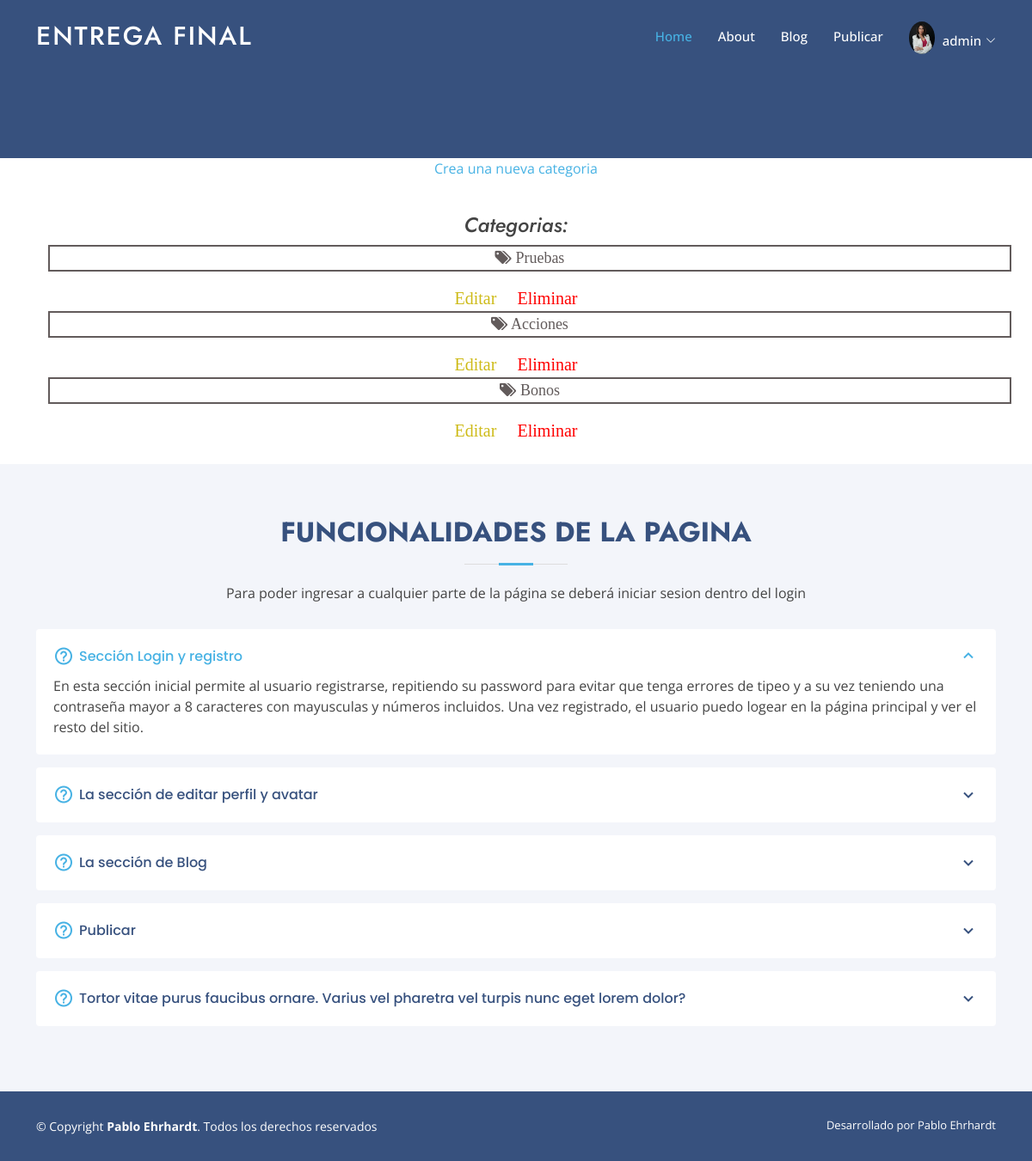
The app's page /ListaCategorias/ (signed in) with its own data.
### Accounts/models.py (models this page shows, shortened)
class Avatar(models.Model):
    user = models.ForeignKey(User, on_delete=models.CASCADE)
    imagen = models.ImageField(upload_to='avatares', null=True, blank = True)

class Categorias (models.Model):
    titulo=models.CharField(max_length=200)
    slug=models.SlugField(unique=True)
    class meta:
        verbose_name_plural= 'categorias'

### Accounts/views.py (the view)
# urls.py: path('ListaCategorias/', ListaCategorias.as_view(), name='lista_categorias'),
@method_decorator(staff_member_required, name='dispatch')
class ListaCategorias(View):
    def get(self, request):
        lista_categorias = Categorias.objects.all()
        context = {
            'lista_categorias': lista_categorias
        }
        return render(request, 'Accounts/ListaCategorias.html', context)

### Accounts/templates/Accounts/ListaCategorias.html (shortened to what this page needs)
{% extends "Accounts/Padre.html" %}
{% load static %}
{% block Main %}
<section id="hero2" class="d-flex align-items-center">
</section>
{% endblock %}
{% block bloque2 %}
<div class="col-md-12" style=" text-align: center;">
  <p><a href="{% url 'crear_categoria' %}"> Crea una nueva categoria</a></p>
</div>
<div class="row" style="--bs-gutter-x: auto !important;">
  <div class="col-md-12" style=" text-align: center;">
      <div class="p-4">
        <h4 class="fst-italic">Categorias:</h4>
        {% for Categorias in lista_categorias %}
          <ul class="categorias_list">
            <li><a class="nav-link scrollto" href="{% url 'RCategoria'  Categorias.slug %}" style="text-align:center !important; border: 2px solid;"><i class='fa fa-tags'></i> {{ Categorias.titulo }} </a> </li>
          </ul>
          <div class="col-md-12">
            <a href="{% url 'editar_categoria' Categorias.id %}" class="button_search scrollto" style="color: #cebb19 !important">Editar</a>
            <a href="{% url 'eliminar_cat' Categorias.slug %}" class="button_search scrollto" style="color: red!important;">Eliminar</a>
            </div>
        {% endfor %}
  </div>
  </div>
  </div>
{% endblock %}

### Accounts/templates/Accounts/Padre.html (shortened to what this page needs)
<!DOCTYPE html>
<html lang="en">
<head>
  {% load static %}
  <link href="{% static 'Accounts/Page/assets/vendor/aos/aos.css' %}" rel="stylesheet">
  <link href="{% static 'Accounts/Page/assets/vendor/bootstrap/css/bootstrap.min.css' %}" rel="stylesheet">
  <link href="{% static 'Accounts/Page/assets/vendor/bootstrap-icons/bootstrap-icons.css' %}" rel="stylesheet">
  <link href="{% static 'Accounts/Page/assets/vendor/boxicons/css/boxicons.min.css' %}" rel="stylesheet">
  <link href="{% static 'Accounts/Page/assets/vendor/glightbox/css/glightbox.min.css' %}" rel="stylesheet">
  <link href="{% static 'Accounts/Page/assets/vendor/remixicon/remixicon.css' %}" rel="stylesheet">
  <link href="{% static 'Accounts/Page/assets/vendor/swiper/swiper-bundle.min.css' %}" rel="stylesheet">
  <link rel="stylesheet" type="text/css" href="{% static 'Accounts/fonts/font-awesome-4.7.0/css/font-awesome.min.css' %}">
  <link href="{% static 'Accounts/Page/assets/css/style.css' %}" rel="stylesheet">
</head>
<body>
  <header id="header" class="fixed-top ">
    <div class="container d-flex align-items-center">
      <h1 class="logo me-auto"><a href="index.html">Entrega Final </a></h1>
      <nav id="navbar" class="navbar">
        <ul>
          <li><a class="nav-link scrollto active" href="{% url 'index' %}">Home</a></li>
          <li><a class="nav-link scrollto" href="{% url 'about' %}">About</a></li>
          <li><a class="nav-link scrollto" href="{% url 'Blogs' %}">Blog</a></li>
          <li><a class="nav-link scrollto" href="{% url 'publicar' %}">Publicar</a></li>
          <li class="avatar2">
            {% if request.user.avatar_set.exists %}
            {% if request.user.avatar_set.first.imagen %}
                <img src="{{ request.user.avatar_set.first.imagen.url }}" class="rounded-circle" width="30px" alt="Avatar de {{ request.user.username }}">
            {% else %}
            <img src="{% static 'Accounts/nonavatar.png' %}" alt="user" class="rounded-circle" width="31">
            {% endif %}
        {% else %}
            <img src="{% static 'Accounts/nonavatar.png' %}" alt="user" class="rounded-circle" width="31">
        {% endif %}</li>
          <li class="dropdown scrollto"><a href="#" class="perfil"><span>{{request.user.username}} </span> <i class="bi bi-chevron-down"></i></a>
          </li>
        </ul>
      </nav>
    </div>
  </header>
  {% block Main %}
 {% endblock %}
  <main id="main">
  {% block bloque2 %}
  {% endblock %}
    <section id="faq" class="faq section-bg">
      <div class="container" data-aos="fade-up">
        <div class="section-title">
          <h2>Funcionalidades de la Pagina</h2>
          <p> Para poder ingresar a cualquier parte de la página se deberá iniciar sesion dentro del login</p>
        </div>
        <div class="faq-list">
          <ul>
            <li data-aos="fade-up" data-aos-delay="100">
              <i class="bx bx-help-circle icon-help"></i> <a data-bs-toggle="collapse" class="collapse" data-bs-target="#faq-list-1"> Sección Login y registro <i class="bx bx-chevron-up icon-close"></i></a>
              <div id="faq-list-1" class="collapse show" data-bs-parent=".faq-list">
                <p>
                 En esta sección inicial permite al usuario registrarse, repitiendo su password para evitar que tenga errores de tipeo y a su vez teniendo una contraseña mayor a 8 caracteres
                 con mayusculas y números incluidos. Una vez registrado, el usuario puedo logear en la página principal y ver el resto del sitio.
                </p>
              </div>
            </li>
            <li data-aos="fade-up" data-aos-delay="200">
              <i class="bx bx-help-circle icon-help"></i> <a data-bs-toggle="collapse" data-bs-target="#faq-list-2" class="collapsed">La sección de editar perfil y avatar<i class="bx bx-chevron-down icon-show"></i></a>
            </li>
            <li data-aos="fade-up" data-aos-delay="300">
              <i class="bx bx-help-circle icon-help"></i> <a data-bs-toggle="collapse" data-bs-target="#faq-list-3" class="collapsed">La sección de Blog<i class="bx bx-chevron-down icon-show"></i></a>
            </li>
            <li data-aos="fade-up" data-aos-delay="400">
              <i class="bx bx-help-circle icon-help"></i> <a data-bs-toggle="collapse" data-bs-target="#faq-list-4" class="collapsed">Publicar <i class="bx bx-chevron-down icon-show"></i></a>
            </li>
            <li data-aos="fade-up" data-aos-delay="500">
              <i class="bx bx-help-circle icon-help"></i> <a data-bs-toggle="collapse" data-bs-target="#faq-list-5" class="collapsed">Tortor vitae purus faucibus ornare. Varius vel pharetra vel turpis nunc eget lorem dolor? <i class="bx bx-chevron-down icon-show"></i></a>
            </li>
          </ul>
        </div>
      </div>
    </section>
  </main>
  <footer id="footer">
    <div class="container footer-bottom clearfix">
      <div class="copyright">
        &copy; Copyright <strong><span>Pablo Ehrhardt</span></strong>. Todos los derechos reservados
      </div>
      <div class="credits">
        Desarrollado por Pablo Ehrhardt
      </div>
    </div>
  </footer>
</body>
</html>

### Accounts/static/Accounts/Page/assets/css/style.css (style rules this page uses)
body { font-family: "Open Sans", sans-serif; color: #444444; }
a { color: #47b2e4; text-decoration: none; }
.avatar2 { padding:10px 9px 6px 30px; }
.perfil { padding:10px 0px 0px 0px !important ; }
h1, h2, h3, h4, h5, h6 { font-family: "Jost", sans-serif; }
.categorias_list { text-align: left !important; list-style: none !important; font-family: fst-italic !important; font-size: 18px; color:#625b5b; transition: color 0.3s ease-in-out; }
.button_search { border-color: #37517e !important; color: #37517e; border-width: 2px; width: 100%; padding: 10px; margin-top: 20px!important; font-size: 20px; font-family: cursive; }
#header { transition: all 0.5s; z-index: 997; padding: 15px 0; }
#header .logo { font-size: 30px; margin: 0; padding: 0; line-height: 1; font-weight: 500; letter-spacing: 2px; text-transform: uppercase; }
#header .logo a { color: #fff; }
.navbar { padding: 0; }
.navbar ul { margin: 0; padding: 0; display: flex; list-style: none; align-items: center; }
.navbar li { position: relative; }
.navbar a, .navbar a:focus { display: flex; align-items: center; justify-content: space-between; padding: 10px 0 10px 30px; font-size: 15px; font-weight: 500; color: #fff; white-space: nowrap; transition: 0.3s; }
.navbar a i, .navbar a:focus i { font-size: 12px; line-height: 0; margin-left: 5px; }
.navbar a:hover, .navbar .active, .navbar .active:focus, .navbar li:hover>a { color: #47b2e4; }
#hero2 { width: 100%; height: 23vh; background: #37517e; }
section { padding: 60px 0; overflow: hidden; }
.section-bg { background-color: #f3f5fa; }
.section-title { text-align: center; padding-bottom: 30px; }
.section-title h2 { font-size: 32px; font-weight: bold; text-transform: uppercase; margin-bottom: 20px; padding-bottom: 20px; position: relative; color: #37517e; }
.section-title h2::before { content: ""; position: absolute; display: block; width: 120px; height: 1px; background: #ddd; bottom: 1px; left: calc(50% - 60px); }
.section-title h2::after { content: ""; position: absolute; display: block; width: 40px; height: 3px; background: #47b2e4; bottom: 0; left: calc(50% - 20px); }
.section-title p { margin-bottom: 0; }
.faq .faq-list { padding: 0 100px; }
.faq .faq-list ul { padding: 0; list-style: none; }
.faq .faq-list li+li { margin-top: 15px; }
.faq .faq-list li { padding: 20px; background: #fff; border-radius: 4px; position: relative; }
.faq .faq-list a { display: block; position: relative; font-family: "Poppins", sans-serif; font-size: 16px; line-height: 24px; font-weight: 500; padding: 0 30px; outline: none; cursor: pointer; }
.faq .faq-list .icon-help { font-size: 24px; position: absolute; right: 0; left: 20px; color: #47b2e4; }
.faq .faq-list .icon-show, .faq .faq-list .icon-close { font-size: 24px; position: absolute; right: 0; top: 0; }
.faq .faq-list p { margin-bottom: 0; padding: 10px 0 0 0; }
.faq .faq-list .icon-show { display: none; }
.faq .faq-list a.collapsed { color: #37517e; transition: 0.3s; }
.faq .faq-list a.collapsed .icon-show { display: inline-block; }
@media (max-width: 1200px) { .faq .faq-list { padding: 0; } }
#footer { font-size: 14px; background: #37517e; }
#footer .footer-bottom { padding-top: 30px; padding-bottom: 30px; color: #fff; }
#footer .copyright { float: left; }
#footer .credits { float: right; font-size: 13px; }

### records on screen
Categorias: titulo "Pruebas"
Categorias: titulo "Acciones"
Categorias: titulo "Bonos"

### other values on screen
{{ request.user.username }} "admin"
